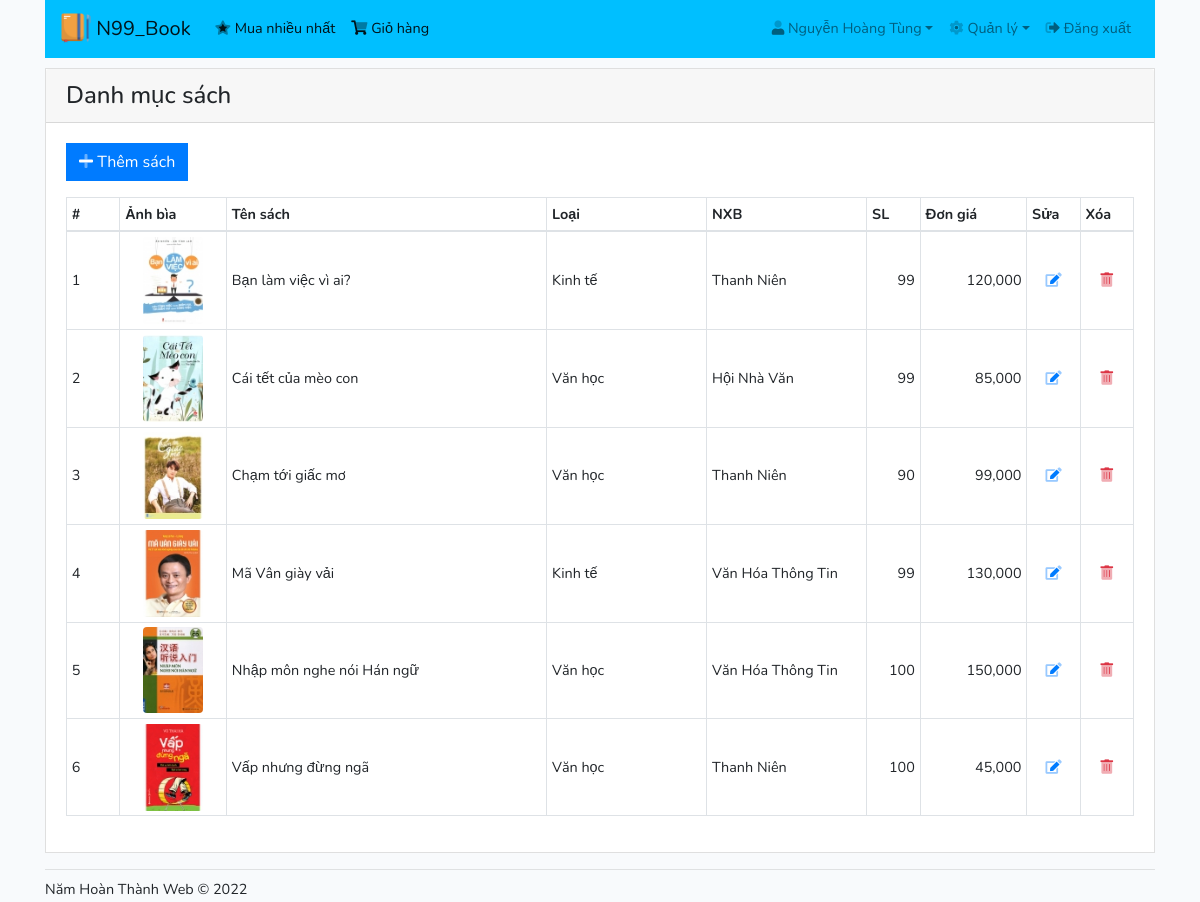
Page /index.php?action=sach (signed in) on the committed database.
### tables this page shows
CREATE TABLE IF NOT EXISTS `tbl_sach` (
  `ID` int(10) NOT NULL AUTO_INCREMENT,
  `MaLoai` int(10) NOT NULL,
  `MaNhaXB` int(10) NOT NULL,
  `TenSach` varchar(255) NOT NULL,
  `MoTa` text,
  `DonGia` int(10) NOT NULL,
  `SoLuong` int(11) NOT NULL,
  `HinhAnh` varchar(255) DEFAULT NULL,
  PRIMARY KEY (`ID`),
  KEY `MaLoai` (`MaLoai`),
  KEY `MaNhaXB` (`MaNhaXB`)
);

CREATE TABLE IF NOT EXISTS `tbl_loaisach` (
  `ID` int(10) NOT NULL AUTO_INCREMENT,
  `TenLoai` varchar(50) NOT NULL,
  PRIMARY KEY (`ID`),
  UNIQUE KEY `TenLoai` (`TenLoai`)
);

CREATE TABLE IF NOT EXISTS `tbl_nhaxuatban` (
  `ID` int(10) NOT NULL AUTO_INCREMENT,
  `TenNhaXB` varchar(50) NOT NULL,
  PRIMARY KEY (`ID`),
  UNIQUE KEY `TenNhaXB` (`TenNhaXB`)
);

### controllers/sach.php (called while the page is built, shortened)
<?php
	require_once "models/sach.php";
	class SachController
	{
		public function getDanhSach()
		{
			$db = new SachDB();
			$sach = $db->DanhSach();
			include_once "views/sach/danhsach.php";
		}
	}
?>

### index.php (called while the page is built)
<?php include_once "views/layouts/header.php"; ?>
<?php include_once "views/layouts/navbar.php"; ?>
<?php include_once "views/layouts/routes.php"; ?>
<?php include_once "views/layouts/footer.php"; ?>

### models/sach.php (called while the page is built, shortened)
<?php
	class SachDB
	{
		public function DanhSach()
		{
			$db = DB::KetNoi();
			try
			{
				$sql = "SELECT s.*, l.TenLoai, n.TenNhaXB
						FROM tbl_sach s, tbl_loaisach l, tbl_nhaxuatban n
						WHERE s.MaLoai = l.ID AND s.MaNhaXB = n.ID";
				$cmd = $db->prepare($sql);
				$cmd->execute();
				return $cmd->fetchAll();
			}
			catch(PDOException $e)
			{
				$error_message = $e->getMessage();
				include_once "views/layouts/error.php";
				exit();
			}
		}
	}
?>

### views/sach/danhsach.php (the view)
<div class="card">
	<h4 class="card-header">Danh mục sách</h4>
	<div class="card-body table-responsive">
		<p><a class="btn btn-primary" href="index.php?action=sach_them" role="button"><i class="fad fa-plus"></i> Thêm sách</a></p>
		<table class="table table-bordered table-sm">
			<thead>
				<tr>
					<th width="5%">#</th>
					<th width="10%">Ảnh bìa</th>
					<th>Tên sách</th>
					<th width="15%">Loại</th>
					<th width="15%">NXB</th>
					<th width="5%">SL</th>
					<th width="10%">Đơn giá</th>
					<th width="5%">Sửa</th>
					<th width="5%">Xóa</th>
				</tr>
			</thead>
			<tbody>
				<?php
					$stt = 1;
					foreach($sach as $value)
					{
						echo "<tr>";
							echo "<td>{$stt}</td>";
							echo "<td class='text-center'><img class='rounded' src='storage/images/thumbs/Images/{$value['HinhAnh']}' width='60' /></td>";
							echo "<td>{$value['TenSach']}</td>";
							echo "<td>{$value['TenLoai']}</td>";
							echo "<td>{$value['TenNhaXB']}</td>";
							echo "<td class='text-right'>{$value['SoLuong']}</td>";
							echo "<td class='text-right'>" . number_format($value['DonGia']) . "</td>";
							echo "<td class='text-center'><a href='index.php?action=sach_sua&id={$value['ID']}'><i class='fad fa-edit'></i></a></td>";
							echo "<td class='text-center'><a onclick='return confirm(\"Bạn có muốn xóa sách {$value['TenSach']}?\")' href='index.php?action=sach_xoa&id={$value['ID']}'><i class='fad fa-trash-alt text-danger'></i></a></td>";
						echo "</tr>";
						$stt++;
					}
				?>
			</tbody>
		</table>
	</div>
</div>

### public/css/custom.css (style rules this page uses)
:root { --font-family-sans-serif: "Nunito", sans-serif; --font-family-monospace: SFMono-Regular, Menlo, Monaco, Consolas, "Liberation Mono", "Courier New", monospace; }
body { margin: 0; font-family: "Nunito", sans-serif; font-size: 0.9rem; font-weight: 400; line-height: 1.6; color: #212529; text-align: left; background-color: #f8fafc; }
.card, .custom-select, .form-control, .btn, .input-group-text { border-radius: 0 !important; }
.table-responsive > .table-bordered { border: 1px solid #ddd !important; }
.table > tbody > tr > td { vertical-align: middle; }

### rows in the picture
tbl_sach: HinhAnh (picture), TenSach "Bạn làm việc vì ai?", tbl_loaisach.TenLoai "Kinh tế", tbl_nhaxuatban.TenNhaXB "Thanh Niên", SoLuong "99", DonGia "120,000"
tbl_sach: HinhAnh (picture), TenSach "Cái tết của mèo con", tbl_loaisach.TenLoai "Văn học", tbl_nhaxuatban.TenNhaXB "Hội Nhà Văn", SoLuong "99", DonGia "85,000"
tbl_sach: HinhAnh (picture), TenSach "Chạm tới giấc mơ", tbl_loaisach.TenLoai "Văn học", tbl_nhaxuatban.TenNhaXB "Thanh Niên", SoLuong "90", DonGia "99,000"
tbl_sach: HinhAnh (picture), TenSach "Mã Vân giày vải", tbl_loaisach.TenLoai "Kinh tế", tbl_nhaxuatban.TenNhaXB "Văn Hóa Thông Tin", SoLuong "99", DonGia "130,000"
tbl_sach: HinhAnh (picture), TenSach "Nhập môn nghe nói Hán ngữ", tbl_loaisach.TenLoai "Văn học", tbl_nhaxuatban.TenNhaXB "Văn Hóa Thông Tin", SoLuong "100", DonGia "150,000"
tbl_sach: HinhAnh (picture), TenSach "Vấp nhưng đừng ngã", tbl_loaisach.TenLoai "Văn học", tbl_nhaxuatban.TenNhaXB "Thanh Niên", SoLuong "100", DonGia "45,000"

### other values in the picture
$_SESSION['HoVaTen'] "Nguyễn Hoàng Tùng"
